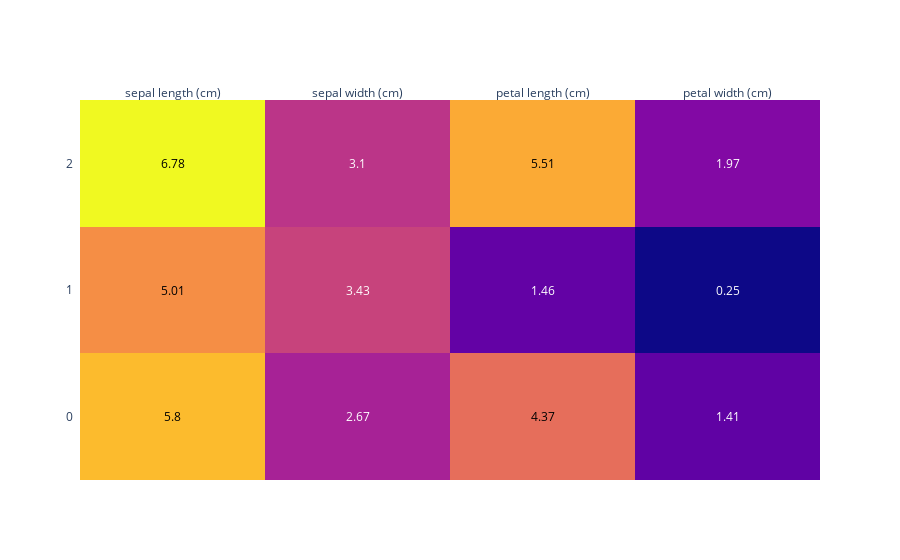

Write notebook code for a chart like this one.
### Markdown cell above
Our model is initialized and converged! Let's check out the coordinates of each cluster centers

### Code cell
# Cluster centers coordinates
# Let's use inverse transform to have the real coordinates
cluster_centers = sc.inverse_transform(kmeans.cluster_centers_)

# Let's get column names to facilita understanding
labels = load_iris().feature_names

matrix = pd.DataFrame(cluster_centers, columns = labels).round(2)

# Create heatmap with plotly
import plotly.figure_factory as ff

fig = ff.create_annotated_heatmap(matrix.values,
                                  x = matrix.columns.tolist(),
                                  y = matrix.index.tolist())


fig.show()

### Figure 1 — Plotly figure (JSON) as saved in the notebook; plotly's stock layout.template omitted (floating-point values rounded to 4 significant figures)
{"data": [{"colorscale": [[0, "#0d0887"], [0.1111, "#46039f"], [0.2222, "#7201a8"], [0.3333, "#9c179e"], [0.4444, "#bd3786"], [0.5556, "#d8576b"], [0.6667, "#ed7953"], [0.7778, "#fb9f3a"], [0.8889, "#fdca26"], [1, "#f0f921"]], "reversescale": false, "showscale": false, "type": "heatmap", "x": ["sepal length (cm)", "sepal width (cm)", "petal length (cm)", "petal width (cm)"], "y": [0, 1, 2], "z": [[5.8, 2.67, 4.37, 1.41], [5.01, 3.43, 1.46, 0.25], [6.78, 3.1, 5.51, 1.97]]}], "layout": {"annotations": [{"font": {"color": "#000000"}, "showarrow": false, "text": "5.8", "x": "sepal length (cm)", "xref": "x", "y": 0, "yref": "y"}, {"font": {"color": "#FFFFFF"}, "showarrow": false, "text": "2.67", "x": "sepal width (cm)", "xref": "x", "y": 0, "yref": "y"}, {"font": {"color": "#000000"}, "showarrow": false, "text": "4.37", "x": "petal length (cm)", "xref": "x", "y": 0, "yref": "y"}, {"font": {"color": "#FFFFFF"}, "showarrow": false, "text": "1.41", "x": "petal width (cm)", "xref": "x", "y": 0, "yref": "y"}, {"font": {"color": "#000000"}, "showarrow": false, "text": "5.01", "x": "sepal length (cm)", "xref": "x", "y": 1, "yref": "y"}, {"font": {"color": "#FFFFFF"}, "showarrow": false, "text": "3.43", "x": "sepal width (cm)", "xref": "x", "y": 1, "yref": "y"}, {"font": {"color": "#FFFFFF"}, "showarrow": false, "text": "1.46", "x": "petal length (cm)", "xref": "x", "y": 1, "yref": "y"}, {"font": {"color": "#FFFFFF"}, "showarrow": false, "text": "0.25", "x": "petal width (cm)", "xref": "x", "y": 1, "yref": "y"}, {"font": {"color": "#000000"}, "showarrow": false, "text": "6.78", "x": "sepal length (cm)", "xref": "x", "y": 2, "yref": "y"}, {"font": {"color": "#FFFFFF"}, "showarrow": false, "text": "3.1", "x": "sepal width (cm)", "xref": "x", "y": 2, "yref": "y"}, {"font": {"color": "#000000"}, "showarrow": false, "text": "5.51", "x": "petal length (cm)", "xref": "x", "y": 2, "yref": "y"}, {"font": {"color": "#FFFFFF"}, "showarrow": false, "text": "1.97", "x": "petal width (cm)", "xref": "x", "y": 2, "yref": "y"}], "xaxis": {"dtick": 1, "gridcolor": "rgb(0, 0, 0)", "side": "top", "ticks": ""}, "yaxis": {"dtick": 1, "ticks": "", "ticksuffix": "  "}}}
